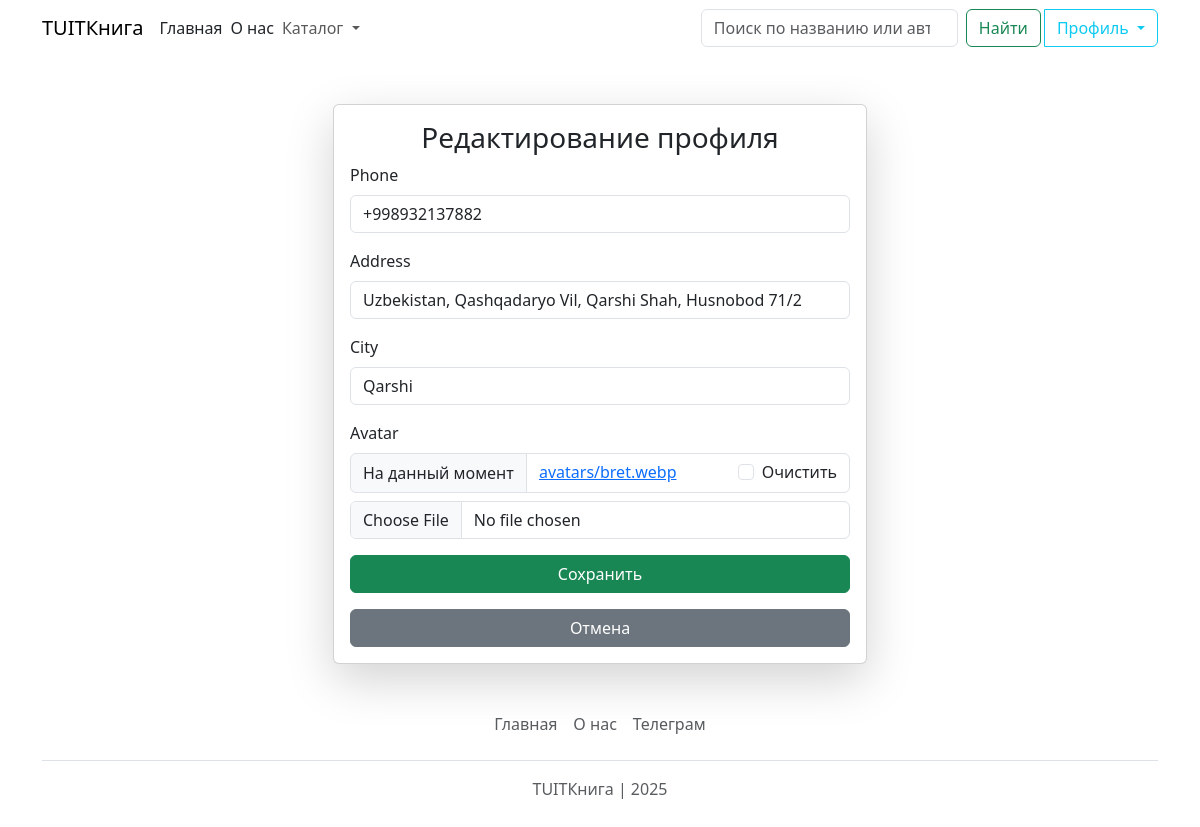
Page /profile/edit/ (signed in) on the committed database.
### catalog/models.py (models this page shows, shortened)
class Profile(models.Model):
    user = models.OneToOneField(User, on_delete=models.CASCADE)
    avatar = models.ImageField(upload_to='avatars/', null=True, blank=True, default='avatars/default_avatar.png')
    phone = models.CharField(max_length=20, null=True, blank=True)
    address = models.CharField(max_length=255, null=True, blank=True)
    city = models.CharField(max_length=100, null=True, blank=True)
    created_at = models.DateTimeField(default=timezone.now, null=True, blank=True)
    updated_at = models.DateTimeField(auto_now=True, null=True, blank=True)

### catalog/views.py (the view)
# urls.py: path('profile/edit/', views.edit_profile, name='edit_profile'),
@login_required
def edit_profile(request):
    profile, created = Profile.objects.get_or_create(user=request.user)
    if request.method == 'POST':
        form = ProfileForm(request.POST, request.FILES, instance=profile)  # Добавил request.FILES!
        if form.is_valid():
            form.save()
            messages.info(request, "Профиль успешно изменен!")
            return redirect('profile')  # После сохранения вернемся в профиль
    else:
        form = ProfileForm(instance=profile)
    return render(request, 'catalog/edit_profile.html', {'form': form})

### catalog/forms.py
class ProfileForm(forms.ModelForm):
    class Meta:
        model = Profile
        fields = ['phone', 'address', 'city', 'avatar']

### catalog/context_processors.py (called while the page is built)
def catalogs(request):
    return {'catalogs': Catalog.objects.all()}

def cart_item_count(request):
    cart = request.session.get('cart', {})
    unique_items_count = len(cart)  # Количество уникальных товаров
    return {'cart_item_count': unique_items_count}

### catalog/templates/catalog/edit_profile.html (shortened to what this page needs)
{% extends 'catalog/base.html' %}
{% load crispy_forms_tags %}
{% block content %}
<div class="container mt-5">
    <div class="row justify-content-center">
        <div class="col-md-6">
            <div class="card shadow-lg">
                <div class="card-body">
                    <h3 class="card-title text-center">Редактирование профиля</h3>
                    <form method="POST" enctype="multipart/form-data">
                        {{ form|crispy }}
                        <button type="submit" class="btn btn-success w-100">Сохранить</button>
                    </form>
                    <a href="{% url 'profile' %}" class="btn btn-secondary mt-3 w-100">Отмена</a>
                </div>
            </div>
        </div>
    </div>
</div>
{% endblock %}

### rows in the picture
Profile: phone "+998932137882", address "Uzbekistan, Qashqadaryo Vil, Qarshi Shah, Husnobod 71/2", city "Qarshi"
